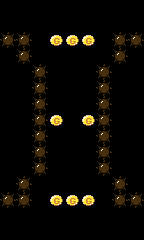

This is a level from a 2D game, rendered from its Tiled map with the project's own tilesets. A one-line summary and the complete map file follow:
An orthogonal 9x15 tile map with 16x16 px tiles, 1 tile layer (map).

<map version="1.0" orientation="orthogonal" renderorder="right-down" width="9" height="15" tilewidth="16" tileheight="16" nextobjectid="1">
 <tileset firstgid="1" name="tileset" tilewidth="16" tileheight="16" tilecount="64" columns="8">
  <image source="tileset.png" width="128" height="128" />
 </tileset>
 <layer name="map" width="9" height="15">
  <data encoding="csv">
0,0,0,0,0,0,0,0,0,
0,0,0,0,0,0,0,0,0,
1,1,0,25,25,25,0,1,1,
0,1,0,0,0,0,0,1,0,
0,0,1,0,0,0,1,0,0,
0,0,1,0,0,0,1,0,0,
0,0,1,0,0,0,1,0,0,
0,0,1,25,0,25,1,0,0,
0,0,1,0,0,0,1,0,0,
0,0,1,0,0,0,1,0,0,
0,0,1,0,0,0,1,0,0,
0,1,0,0,0,0,0,1,0,
1,1,0,25,25,25,0,1,1,
0,0,0,0,0,0,0,0,0,
0,0,0,0,0,0,0,0,0
</data>
 </layer>
</map>
